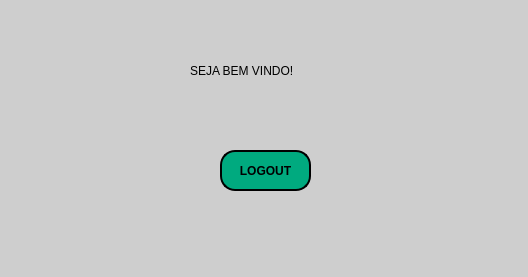
<?xml version="1.0" encoding="UTF-8"?>
<ui version="4.0">
 <class>MainWindow</class>
 <widget class="QMainWindow" name="MainWindow">
  <property name="geometry">
   <rect>
    <x>0</x>
    <y>0</y>
    <width>528</width>
    <height>277</height>
   </rect>
  </property>
  <property name="windowTitle">
   <string>MainWindow</string>
  </property>
  <property name="styleSheet">
   <string notr="true">
background-color: rgb(206, 206, 206);</string>
  </property>
  <widget class="QWidget" name="centralwidget">
   <widget class="QPushButton" name="pushButton">
    <property name="enabled">
     <bool>true</bool>
    </property>
    <property name="geometry">
     <rect>
      <x>220</x>
      <y>150</y>
      <width>91</width>
      <height>41</height>
     </rect>
    </property>
    <property name="font">
     <font>
      <weight>75</weight>
      <bold>true</bold>
     </font>
    </property>
    <property name="styleSheet">
     <string notr="true">
background-color: rgb(0, 170, 127);
border-radius: 15px;
border-style: outset;
border-width: 2px;
border-color: black;</string>
    </property>
    <property name="text">
     <string>LOGOUT</string>
    </property>
    <property name="autoDefault">
     <bool>false</bool>
    </property>
   </widget>
   <widget class="QLabel" name="label">
    <property name="geometry">
     <rect>
      <x>190</x>
      <y>50</y>
      <width>171</width>
      <height>41</height>
     </rect>
    </property>
    <property name="styleSheet">
     <string notr="true">font: 75 14pt &quot;MS Shell Dlg 2&quot;;</string>
    </property>
    <property name="text">
     <string>SEJA BEM VINDO!</string>
    </property>
   </widget>
  </widget>
  <widget class="QMenuBar" name="menubar">
   <property name="geometry">
    <rect>
     <x>0</x>
     <y>0</y>
     <width>528</width>
     <height>21</height>
    </rect>
   </property>
  </widget>
  <widget class="QStatusBar" name="statusbar"/>
 </widget>
 <resources/>
 <connections/>
</ui>
